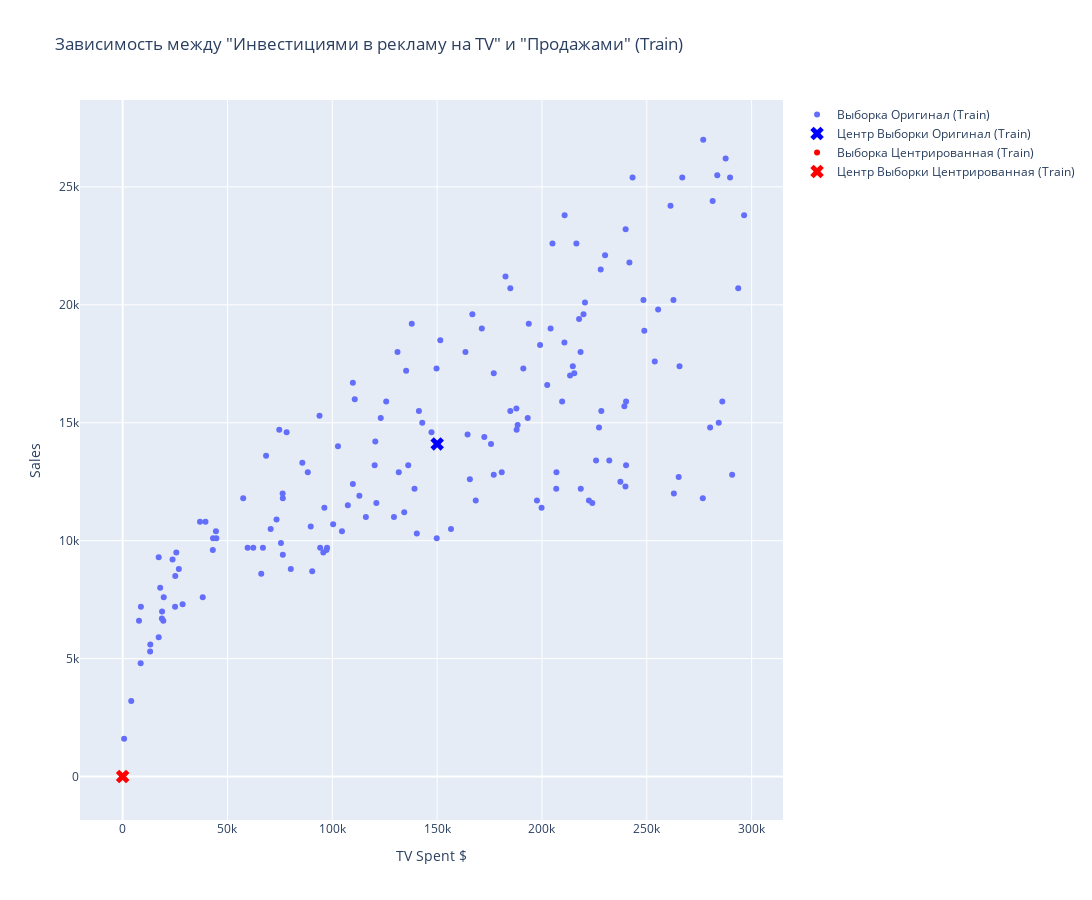

Notebook code cell kept with this figure:
### Code cell
import plotly.express as px
import plotly.graph_objects as go
from plotly.subplots import make_subplots

# визуализируем оригинальную и центрированную выборки
fig = go.Figure()

# оригинальные данные
fig.add_scatter(
    x=X_train, y=y_train, mode='markers',
    name='Выборка Оригинал (Train)'
)

# добавим точу центра выборки
fig.add_scatter(
    x=[X_train_mean], y=[y_train_mean], mode='markers',
    marker=dict(size=12, color='blue', symbol='x'),
    name='Центр Выборки Оригинал (Train)'
)

# масштабированные/центрированные данные
fig.add_scatter(
    x=X_train_scaled.flatten(),
    y=y_train_scaled.flatten(), mode='markers',
    name='Выборка Центрированная (Train)',
    marker=dict(color='red')
)

# добавим точу центра выборки
fig.add_scatter(
    x=[X_train_scaled_mean], y=[y_train_scaled_mean], mode='markers',
    marker=dict(size=12, color='red', symbol='x'),
    name='Центр Выборки Центрированная (Train)'
)


fig.update_layout(
    title='Зависимость между "Инвестициями в рекламу на TV" и "Продажами" (Train)',
    xaxis_title='TV Spent $',
    yaxis_title='Sales',
    height=900,
    width=1400,
)

fig.show()

### Figure 1 — Plotly figure (JSON) as saved in the notebook; plotly's stock layout.template omitted (floating-point values rounded to 4 significant figures; data arrays with more than 128 entries replaced by an {"elided": "..."} marker saying what was removed)
{"data": [{"mode": "markers", "name": "Выборка Оригинал (Train)", "type": "scatter", "x": {"elided": "160 float values"}, "y": {"elided": "160 float values"}}, {"marker": {"color": "blue", "size": 12, "symbol": "x"}, "mode": "markers", "name": "Центр Выборки Оригинал (Train)", "type": "scatter", "x": [150000.0], "y": [14100]}, {"marker": {"color": "red"}, "mode": "markers", "name": "Выборка Центрированная (Train)", "type": "scatter", "x": {"elided": "160 float values"}, "y": {"elided": "160 float values"}}, {"marker": {"color": "red", "size": 12, "symbol": "x"}, "mode": "markers", "name": "Центр Выборки Центрированная (Train)", "type": "scatter", "x": [2.22e-17], "y": [2.776e-18]}], "layout": {"height": 900, "title": {"text": "Зависимость между \"Инвестициями в рекламу на TV\" и \"Продажами\" (Train)"}, "width": 1400, "xaxis": {"title": {"text": "TV Spent $"}}, "yaxis": {"title": {"text": "Sales"}}}}
